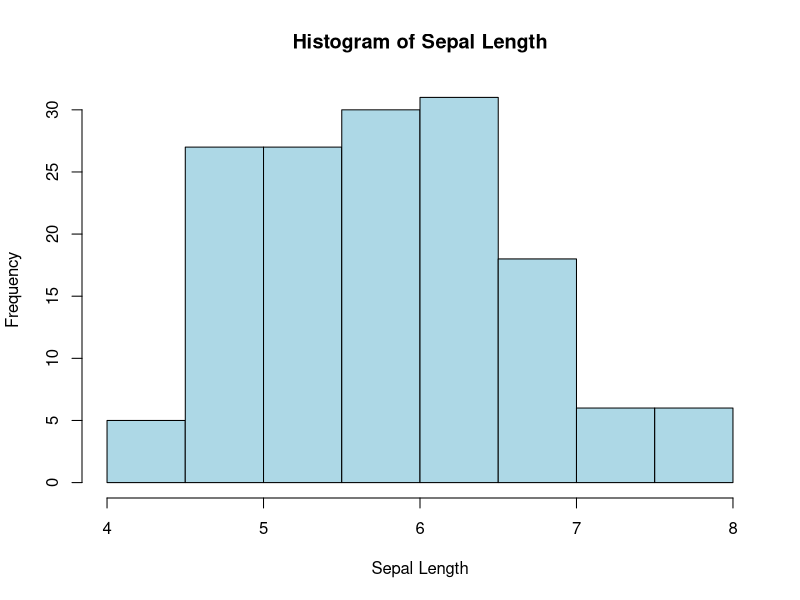
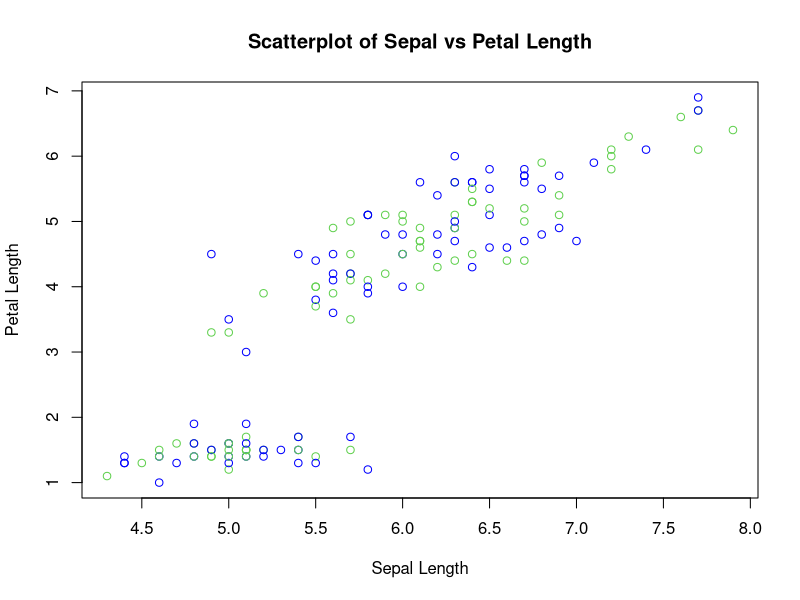
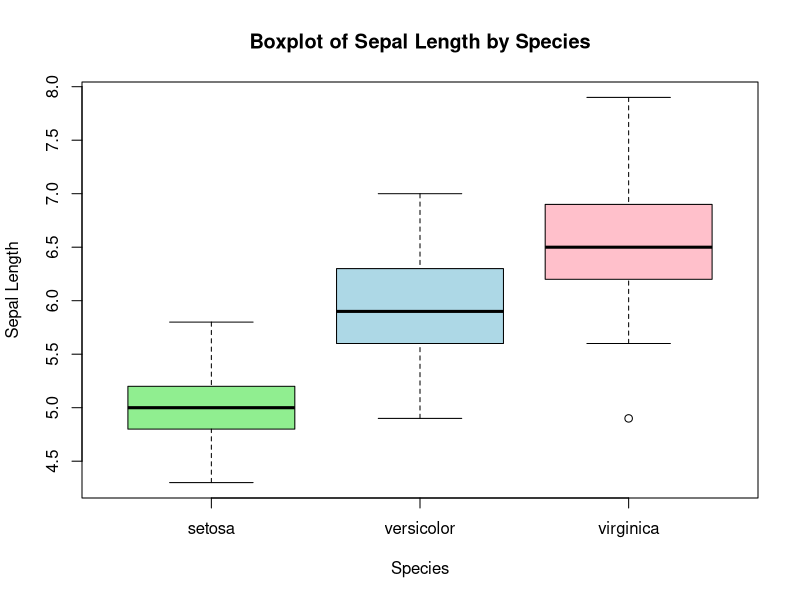

Write the R code that produced these figures, in order.
# Lab 4
library(dplyr)
library(ggplot2)
library(modeest) # for mode
# Load dataset
data("iris")
# Descriptive statistics
mean(iris$Sepal.Length) # mean
median(iris$Sepal.Length) # median
mlv(iris$Sepal.Length, method="mfv") # mode
sd(iris$Sepal.Length) # standard deviation
range(iris$Sepal.Length) # min and max
summary(iris$Sepal.Length) # summary
# Histogram
hist(iris$Sepal.Length,
     main="Histogram of Sepal Length",
     xlab="Sepal Length", col="lightblue", border="black")
# Scatterplot
plot(iris$Sepal.Length, iris$Petal.Length,
     main="Scatterplot of Sepal vs Petal Length",
     xlab="Sepal Length", ylab="Petal Length",
     col=c("blue", pch=19))
# Boxplot
boxplot(Sepal.Length ~ Species, data=iris,
        main="Boxplot of Sepal Length by Species",
        xlab="Species", ylab="Sepal Length",
        col=c("lightgreen", "lightblue", "pink"))
